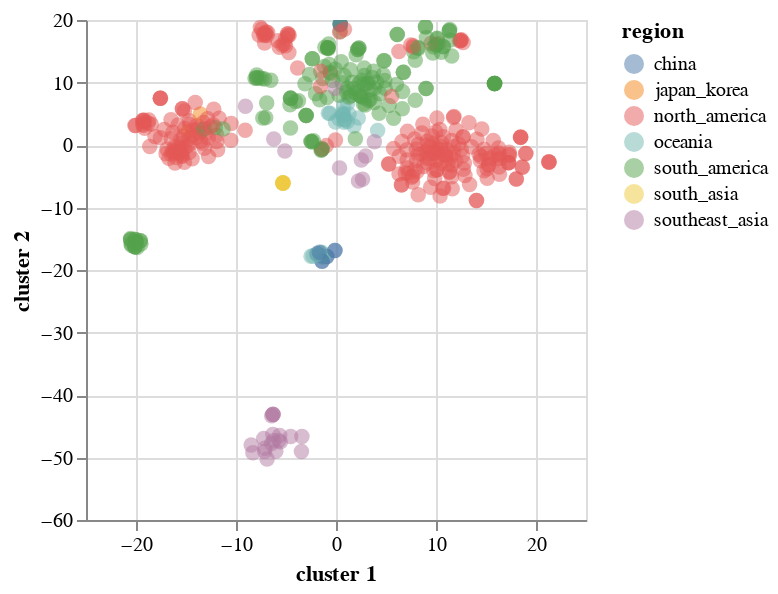

Write notebook code for a chart like this one.
### Code cell
import altair as alt

base = alt.Chart(merged_df)
base.mark_circle(size=60).encode(
    x='cluster 1',
    y='cluster 2',
    opacity=alt.value(0.5),
    color='region',
    tooltip=['strain', 'region']
).properties(width=250,height=250).interactive()

### Figure 1 — Vega-Lite specification as saved in the notebook (floating-point values rounded to 4 significant figures; data arrays with more than 128 entries replaced by an {"elided": "..."} marker saying what was removed)
{"$schema": "https://vega.github.io/schema/vega-lite/v3.3.0.json", "config": {"mark": {"tooltip": null}, "view": {"height": 300, "width": 400}}, "data": {"name": "data-56f4d30dbcd85d7e310f35d17d91c9a0"}, "datasets": {"data-56f4d30dbcd85d7e310f35d17d91c9a0": {"elided": "486 records"}}, "encoding": {"color": {"field": "region", "type": "nominal"}, "opacity": {"value": 0.5}, "tooltip": [{"field": "strain", "type": "nominal"}, {"field": "region", "type": "nominal"}], "x": {"field": "cluster 1", "type": "quantitative"}, "y": {"field": "cluster 2", "type": "quantitative"}}, "height": 250, "mark": {"size": 60, "type": "circle"}, "selection": {"selector001": {"bind": "scales", "encodings": ["x", "y"], "type": "interval"}}, "width": 250}
